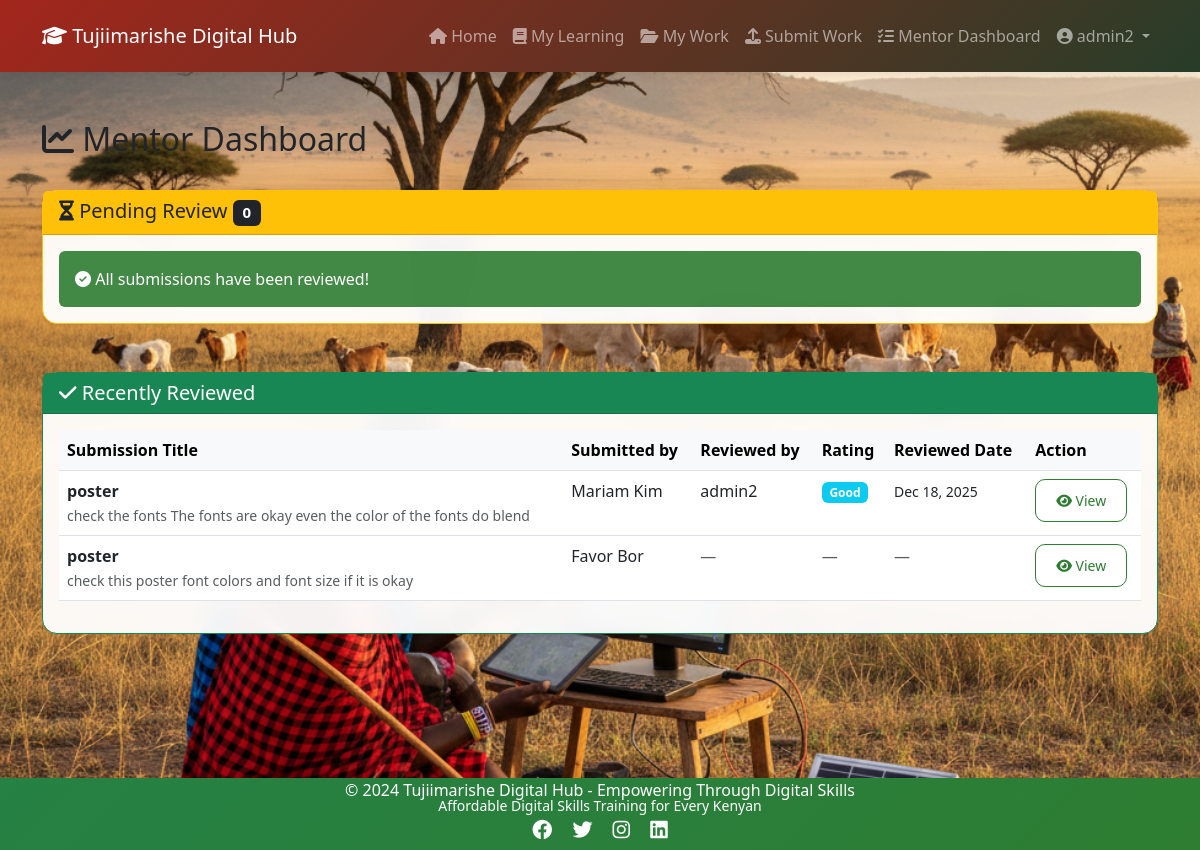
The app's page /mentor-dashboard/ (signed in) with its own data.
### users/models.py (models this page shows, shortened)
class User(AbstractUser):
    USER_TYPE_CHOICES = (
        ('student', 'Student'),
        ('mentor', 'Mentor'),
        ('admin', 'Administrator'),
    )
    user_type = models.CharField(
        max_length=20,
        choices=USER_TYPE_CHOICES,
        default='student',
        help_text='Type of user account'
    )
    phone_number = models.CharField(
        max_length=15,
        blank=True,
        null=True,
        help_text='Contact phone number'
    )
    profile_picture = models.ImageField(
        upload_to='profile_pics/',
        blank=True,
        null=True,
        help_text='User profile picture'
    )
    groups = models.ManyToManyField(
        'auth.Group',
        related_name='app_users',
        blank=True,
        help_text='The groups this user belongs to.',
        verbose_name='groups'
    )
    user_permissions = models.ManyToManyField(
        'auth.Permission',
        related_name='app_user_permissions',
        blank=True,
        help_text='Specific permissions for this user.',
        verbose_name='user permissions'
    )
    bio = models.TextField(
        blank=True,
        null=True,
        help_text='Short biography'
    )
    date_of_birth = models.DateField(
        blank=True,
        null=True,
        help_text='Date of birth'
    )
    location = models.CharField(
        max_length=100,
        blank=True,
        null=True,
        help_text='User location/address'
    )
    created_at = models.DateTimeField(auto_now_add=True)
    updated_at = models.DateTimeField(auto_now=True)
    class Meta:
        ordering = ['-created_at']
        verbose_name = 'User'
        verbose_name_plural = 'Users'

### materials/models.py (models this page shows, shortened)
class WorkSubmission(models.Model):
    user = models.ForeignKey(settings.AUTH_USER_MODEL, on_delete=models.CASCADE, related_name='work_submissions')
    category = models.ForeignKey(SkillCategory, on_delete=models.SET_NULL, null=True, blank=True)
    title = models.CharField(max_length=200)
    description = models.TextField()
    file = models.FileField(upload_to='work_submissions/')
    submitted_at = models.DateTimeField(auto_now_add=True)
    is_reviewed = models.BooleanField(default=False)
    class Meta:
        ordering = ['-submitted_at']

class MentorFeedback(models.Model):
    RATING_CHOICES = [
        ('excellent', 'Excellent'),
        ('good', 'Good'),
        ('needs_improvement', 'Needs Improvement'),
    ]
    submission = models.OneToOneField(WorkSubmission, on_delete=models.CASCADE, related_name='feedback')
    mentor = models.ForeignKey(settings.AUTH_USER_MODEL, on_delete=models.CASCADE, related_name='feedback_given')
    feedback = models.TextField()
    recommendation = models.TextField(blank=True)
    rating = models.CharField(max_length=20, choices=RATING_CHOICES)
    created_at = models.DateTimeField(auto_now_add=True)

### materials/views.py (the view)
# urls.py: path('mentor-dashboard/', views.mentor_dashboard, name='mentor_dashboard'),
@login_required
def mentor_dashboard(request):
    if not (request.user.is_staff or getattr(request.user, 'user_type', None) == 'mentor' or request.user.groups.filter(name='mentors').exists()):
        messages.error(request, 'You do not have permission to access this page.')
        return redirect('home')
    pending_submissions = WorkSubmission.objects.filter(is_reviewed=False).select_related('user', 'category').order_by('-submitted_at')
    reviewed_submissions = WorkSubmission.objects.filter(is_reviewed=True).select_related('user', 'category', 'feedback__mentor').order_by('-submitted_at')[:10]
    context = {
        'pending_submissions': pending_submissions,
        'reviewed_submissions': reviewed_submissions,
        'pending_count': pending_submissions.count(),
    }
    return render(request, 'materials/mentor_dashboard.html', context)

### templates/materials/mentor_dashboard.html (shortened to what this page needs)
{% extends 'base.html' %}
{% block content %}
<div class="row">
    <div class="col-md-12">
        <div class="d-flex justify-content-between align-items-center mb-4">
            <h2><i class="fas fa-chart-line"></i> Mentor Dashboard</h2>
        </div>
        <div class="mb-5">
            <div class="card border-warning shadow-sm mb-3">
                <div class="card-header bg-warning text-dark">
                    <h5 class="mb-0">
                        <i class="fas fa-hourglass-half"></i> Pending Review
                        <span class="badge bg-dark">{{ pending_count }}</span>
                    </h5>
                </div>
                <div class="card-body">
                    {% if pending_submissions %}
                        <div class="table-responsive">
                            <table class="table table-hover">
                                <thead class="table-light">
                                    <tr>
                                        <th>Submission Title</th>
                                        <th>Submitted by</th>
                                        <th>Category</th>
                                        <th>Submitted Date</th>
                                        <th>Action</th>
                                    </tr>
                                </thead>
                                <tbody>
                                    {% for submission in pending_submissions %}
                                    <tr>
                                        <td>
                                            <strong>{{ submission.title }}</strong>
                                            <br>
                                            <small class="text-muted">{{ submission.description|truncatewords:15 }}</small>
                                        </td>
                                        <td>{{ submission.user.get_full_name|default:submission.user.username }}</td>
                                        <td>
                                            {% if submission.category %}
                                                <span class="badge bg-info">{{ submission.category.name }}</span>
                                            {% else %}
                                                <span class="text-muted">N/A</span>
                                            {% endif %}
                                        </td>
                                        <td><small>{{ submission.submitted_at|date:"M d, Y g:i A" }}</small></td>
                                        <td>
                                            <a href="{% url 'materials:submission_detail' submission.pk %}" class="btn btn-sm btn-warning">
                                                <i class="fas fa-eye"></i> Review
                                            </a>
                                        </td>
                                    </tr>
                                    {% endfor %}
                                </tbody>
                            </table>
                        </div>
                    {% else %}
                        <div class="alert alert-info mb-0">
                            <i class="fas fa-check-circle"></i> All submissions have been reviewed!
                        </div>
                    {% endif %}
                </div>
            </div>
        </div>
        <div class="mb-5">
            <div class="card border-success shadow-sm">
                <div class="card-header bg-success text-white">
                    <h5 class="mb-0">
                        <i class="fas fa-check"></i> Recently Reviewed
                    </h5>
                </div>
                <div class="card-body">
                    {% if reviewed_submissions %}
                        <div class="table-responsive">
                            <table class="table table-hover">
                                <thead class="table-light">
                                    <tr>
                                        <th>Submission Title</th>
                                        <th>Submitted by</th>
                                        <th>Reviewed by</th>
                                        <th>Rating</th>
                                        <th>Reviewed Date</th>
                                        <th>Action</th>
                                    </tr>
                                </thead>
                                <tbody>
                                    {% for submission in reviewed_submissions %}
                                    <tr>
                                        <td>
                                            <strong>{{ submission.title }}</strong>
                                            <br>
                                            <small class="text-muted">{{ submission.description|truncatewords:15 }}</small>
                                        </td>
                                        <td>{{ submission.user.get_full_name|default:submission.user.username }}</td>
                                        <td>
                                            {% if submission.feedback %}
                                                {{ submission.feedback.mentor.get_full_name|default:submission.feedback.mentor.username }}
                                            {% else %}
                                                <span class="text-muted">—</span>
                                            {% endif %}
                                        </td>
                                        <td>
                                            {% if submission.feedback %}
                                                <span class="badge bg-{% if submission.feedback.rating == 'excellent' %}success{% elif submission.feedback.rating == 'good' %}info{% else %}warning{% endif %}">
                                                    {{ submission.feedback.get_rating_display }}
                                                </span>
                                            {% else %}
                                                <span class="text-muted">—</span>
                                            {% endif %}
                                        </td>
                                        <td>
                                            {% if submission.feedback %}
                                                <small>{{ submission.feedback.created_at|date:"M d, Y" }}</small>
                                            {% else %}
                                                <span class="text-muted">—</span>
                                            {% endif %}
                                        </td>
                                        <td>
                                            <a href="{% url 'materials:submission_detail' submission.pk %}" class="btn btn-sm btn-outline-primary">
                                                <i class="fas fa-eye"></i> View
                                            </a>
                                        </td>
                                    </tr>
                                    {% endfor %}
                                </tbody>
                            </table>
                        </div>
                    {% else %}
                        <div class="alert alert-info mb-0">
                            <i class="fas fa-info-circle"></i> No reviewed submissions yet.
                        </div>
                    {% endif %}
                </div>
            </div>
        </div>
    </div>
</div>
{% endblock %}

### templates/base.html (shortened to what this page needs)
<!DOCTYPE html>
<html lang="en">
<head>
    <link href="https://cdn.jsdelivr.net/npm/bootstrap@5.3.0/dist/css/bootstrap.min.css" rel="stylesheet">
    <link rel="stylesheet" href="https://cdnjs.cloudflare.com/ajax/libs/font-awesome/6.4.0/css/all.min.css">
    {% load static %}
    <link rel="stylesheet" href="{% static 'css/style.css' %}">
</head>
<body>
    <nav class="navbar navbar-expand-lg navbar-dark bg-primary">
        <div class="container">
            <a class="navbar-brand" href="{% url 'home' %}">
                <i class="fas fa-graduation-cap"></i> Tujiimarishe Digital Hub
            </a>
            <div class="collapse navbar-collapse" id="navbarNav">
                <ul class="navbar-nav ms-auto">
                    {% if user.is_authenticated %}
                        <li class="nav-item">
                            <a class="nav-link" href="{% url 'home' %}">
                                <i class="fas fa-home"></i> Home
                            </a>
                        </li>
                        <li class="nav-item">
                            <a class="nav-link" href="{% url 'materials:my_materials' %}">
                                <i class="fas fa-book"></i> My Learning
                            </a>
                        </li>
                        <li class="nav-item">
                            <a class="nav-link" href="{% url 'materials:my_submissions' %}">
                                <i class="fas fa-folder-open"></i> My Work
                            </a>
                        </li>
                        <li class="nav-item">
                            <a class="nav-link" href="{% url 'materials:submit_work' %}">
                                <i class="fas fa-upload"></i> Submit Work
                            </a>
                        </li>
                        {% if user.is_staff or user.user_type == 'mentor' or user.groups.all|length %}
                        <li class="nav-item">
                            <a class="nav-link" href="{% url 'materials:mentor_dashboard' %}">
                                <i class="fas fa-tasks"></i> Mentor Dashboard
                            </a>
                        </li>
                        {% endif %}
                        <li class="nav-item dropdown">
                            <a class="nav-link dropdown-toggle" href="#" id="userDropdown" role="button" data-bs-toggle="dropdown" aria-expanded="false">
                                <i class="fas fa-user-circle"></i> {{ user.username }}
                            </a>
                        </li>
                    {% endif %}
                </ul>
            </div>
        </div>
    </nav>
    <main class="container my-5">
        {% block content %}
        {% endblock %}
    </main>
    <footer class="bg-dark text-white text-center py-4 mt-5">
        <div class="container">
            <p class="mb-2">&copy; 2024 Tujiimarishe Digital Hub - Empowering Through Digital Skills</p>
            <p class="small mb-0">Affordable Digital Skills Training for Every Kenyan</p>
            <div class="mt-3">
                <a href="#" class="text-white me-3"><i class="fab fa-facebook fa-lg"></i></a>
                <a href="#" class="text-white me-3"><i class="fab fa-twitter fa-lg"></i></a>
                <a href="#" class="text-white me-3"><i class="fab fa-instagram fa-lg"></i></a>
                <a href="#" class="text-white"><i class="fab fa-linkedin fa-lg"></i></a>
            </div>
        </div>
    </footer>
</body>
</html>

### static/css/style.css (style rules this page uses)
body { font-family: 'Segoe UI', Tahoma, Geneva, Verdana, sans-serif; min-height: 100vh; display: flex; flex-direction: column; background-image: url('/static/images/background.png'); background-size: cover; background-position: center; background-attachment: fixed; background-repeat: no-repeat; }
main { flex: 1; position: relative; z-index: 1; }
.navbar-dark.bg-primary { background: linear-gradient(135deg, #A3261C 0%, #273d28 100%) !important; box-shadow: 0 2px 10px rgba(0, 0, 0, 0.1); padding: 1rem 0; position: relative; z-index: 1030; }
.navbar-nav .nav-link { cursor: pointer; pointer-events: auto; }
footer.bg-dark { margin-top: auto; background: linear-gradient(135deg, #132414 0%, #274629 100%) !important; box-shadow: 0 -2px 10px rgba(0, 0, 0, 0.1); padding: 0.5rem 0 !important; }
footer p { margin-bottom: 0.25rem !important; line-height: 0.5rem; }
footer .mt-3 { margin-top: 0.5rem !important; }
footer a i { font-size: 1rem; }
.card { border-radius: 15px; background-color: rgba(255, 255, 255, 0.95); backdrop-filter: blur(10px); }
.btn { border-radius: 10px; padding: 10px 20px; font-weight: 500; transition: all 0.3s ease; }
.btn-outline-primary { border-color: #2e7d32; color: #2e7d32; }
footer.bg-dark { margin-top: auto; background: linear-gradient(135deg, #258144 0%, #2e7d32 100%) !important; box-shadow: 0 -2px 10px rgba(0, 0, 0, 0.1); }
.alert-info { background-color: rgba(46, 125, 50, 0.9) !important; border: none !important; color: #ffffff !important; }
.card { animation: fadeIn 0.5s ease-in; }

### records on screen
User: username "admin2"
WorkSubmission: title "poster", description "check the fonts The fonts are okay even the color of the fonts do blend", user.get_full_name "Mariam Kim", feedback.mentor.get_full_name "admin2", feedback.rating "Good", feedback.created_at "Dec 18, 2025"
WorkSubmission: title "poster", description "check this poster font colors and font size if it is okay", user.get_full_name "Favor Bor"

### other values on screen
{{ pending_count }} "0"
